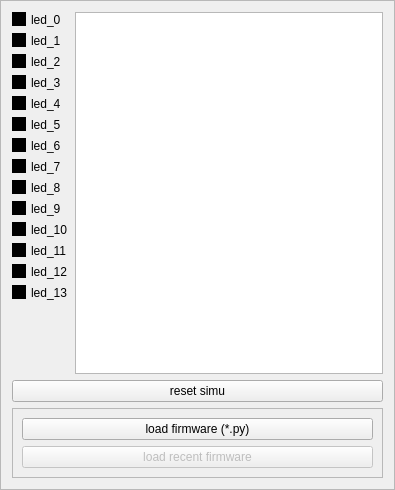
<?xml version="1.0" encoding="UTF-8"?>
<ui version="4.0">
 <class>Frame</class>
 <widget class="QFrame" name="Frame">
  <property name="geometry">
   <rect>
    <x>0</x>
    <y>0</y>
    <width>395</width>
    <height>490</height>
   </rect>
  </property>
  <property name="sizePolicy">
   <sizepolicy hsizetype="Preferred" vsizetype="Maximum">
    <horstretch>0</horstretch>
    <verstretch>0</verstretch>
   </sizepolicy>
  </property>
  <property name="windowTitle">
   <string>Test pins output !</string>
  </property>
  <property name="styleSheet">
   <string notr="true"> QCheckBox {
     spacing: 5px;
 }
 QCheckBox::indicator::unchecked {
background-color: rgb(0, 0, 0);
}
 QCheckBox::indicator::checked {
background-color: rgb(255, 0, 0);
}</string>
  </property>
  <property name="frameShape">
   <enum>QFrame::StyledPanel</enum>
  </property>
  <property name="frameShadow">
   <enum>QFrame::Raised</enum>
  </property>
  <layout class="QGridLayout" name="gridLayout">
   <item row="0" column="0">
    <widget class="QCheckBox" name="led_0">
     <property name="text">
      <string>led_0</string>
     </property>
    </widget>
   </item>
   <item row="0" column="1" rowspan="15">
    <widget class="QTextBrowser" name="log">
     <property name="minimumSize">
      <size>
       <width>300</width>
       <height>0</height>
      </size>
     </property>
    </widget>
   </item>
   <item row="1" column="0">
    <widget class="QCheckBox" name="led_1">
     <property name="text">
      <string>led_1</string>
     </property>
    </widget>
   </item>
   <item row="2" column="0">
    <widget class="QCheckBox" name="led_2">
     <property name="text">
      <string>led_2</string>
     </property>
    </widget>
   </item>
   <item row="3" column="0">
    <widget class="QCheckBox" name="led_3">
     <property name="text">
      <string>led_3</string>
     </property>
    </widget>
   </item>
   <item row="4" column="0">
    <widget class="QCheckBox" name="led_4">
     <property name="text">
      <string>led_4</string>
     </property>
    </widget>
   </item>
   <item row="5" column="0">
    <widget class="QCheckBox" name="led_5">
     <property name="text">
      <string>led_5</string>
     </property>
    </widget>
   </item>
   <item row="6" column="0">
    <widget class="QCheckBox" name="led_6">
     <property name="text">
      <string>led_6</string>
     </property>
    </widget>
   </item>
   <item row="7" column="0">
    <widget class="QCheckBox" name="led_7">
     <property name="text">
      <string>led_7</string>
     </property>
    </widget>
   </item>
   <item row="8" column="0">
    <widget class="QCheckBox" name="led_8">
     <property name="text">
      <string>led_8</string>
     </property>
    </widget>
   </item>
   <item row="9" column="0">
    <widget class="QCheckBox" name="led_9">
     <property name="text">
      <string>led_9</string>
     </property>
    </widget>
   </item>
   <item row="10" column="0">
    <widget class="QCheckBox" name="led_10">
     <property name="text">
      <string>led_10</string>
     </property>
    </widget>
   </item>
   <item row="11" column="0">
    <widget class="QCheckBox" name="led_11">
     <property name="text">
      <string>led_11</string>
     </property>
    </widget>
   </item>
   <item row="12" column="0">
    <widget class="QCheckBox" name="led_12">
     <property name="text">
      <string>led_12</string>
     </property>
    </widget>
   </item>
   <item row="13" column="0">
    <widget class="QCheckBox" name="led_13">
     <property name="text">
      <string>led_13</string>
     </property>
    </widget>
   </item>
   <item row="15" column="0" colspan="2">
    <widget class="QPushButton" name="start">
     <property name="text">
      <string>reset simu</string>
     </property>
    </widget>
   </item>
   <item row="16" column="0" colspan="2">
    <widget class="QFrame" name="frame">
     <property name="sizePolicy">
      <sizepolicy hsizetype="Preferred" vsizetype="Maximum">
       <horstretch>0</horstretch>
       <verstretch>0</verstretch>
      </sizepolicy>
     </property>
     <property name="frameShape">
      <enum>QFrame::StyledPanel</enum>
     </property>
     <property name="frameShadow">
      <enum>QFrame::Sunken</enum>
     </property>
     <layout class="QVBoxLayout" name="verticalLayout">
      <item>
       <widget class="QPushButton" name="load">
        <property name="text">
         <string>load firmware (*.py)</string>
        </property>
       </widget>
      </item>
      <item>
       <widget class="QPushButton" name="recent">
        <property name="enabled">
         <bool>false</bool>
        </property>
        <property name="text">
         <string>load recent firmware</string>
        </property>
       </widget>
      </item>
     </layout>
    </widget>
   </item>
   <item row="14" column="0">
    <spacer name="verticalSpacer">
     <property name="orientation">
      <enum>Qt::Vertical</enum>
     </property>
     <property name="sizeType">
      <enum>QSizePolicy::MinimumExpanding</enum>
     </property>
     <property name="sizeHint" stdset="0">
      <size>
       <width>20</width>
       <height>0</height>
      </size>
     </property>
    </spacer>
   </item>
  </layout>
 </widget>
 <resources/>
 <connections/>
</ui>
